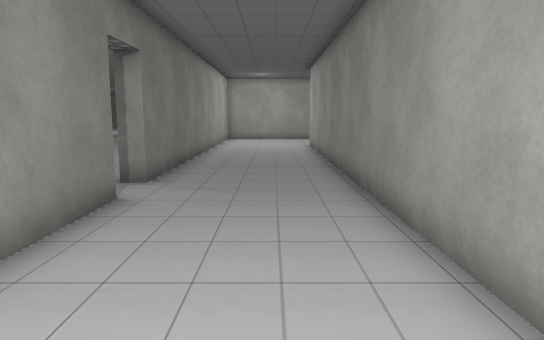
view 1 (above)

19 first-person views from a walk through a Unity game level. The camera is 1.5 m above the floor, tilts 8° down and sees 70° across. The floor is counted in squares, 1 m on a side. Each view is taken from the middle of a square. On the plan, view 1 faces up. The plan holds only what a view shows up to about 17 squares ahead; the rest is blank. The place goes on beyond the plan. The player character is not drawn. Some surface patterns are stand-ins.

view 2
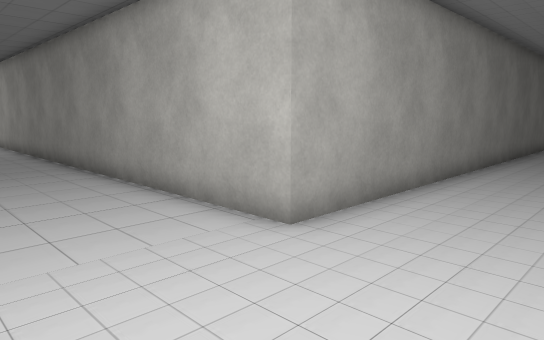

view 3
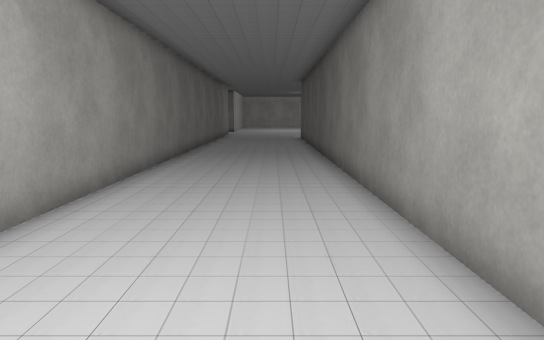

view 4
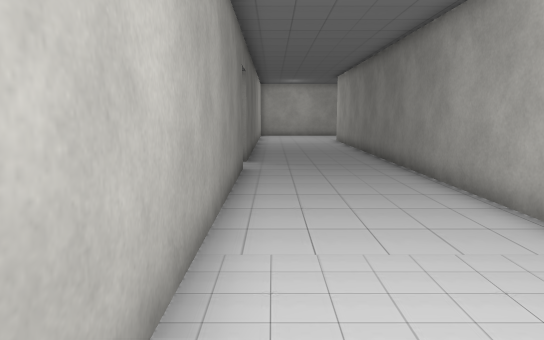

view 5
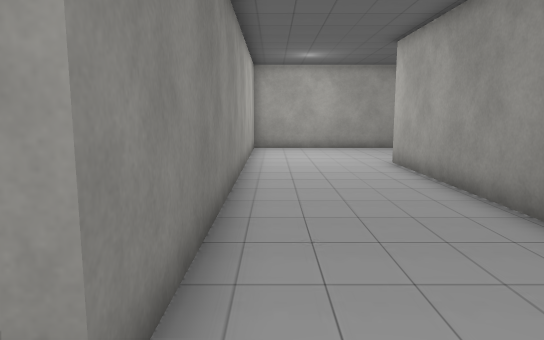

view 6
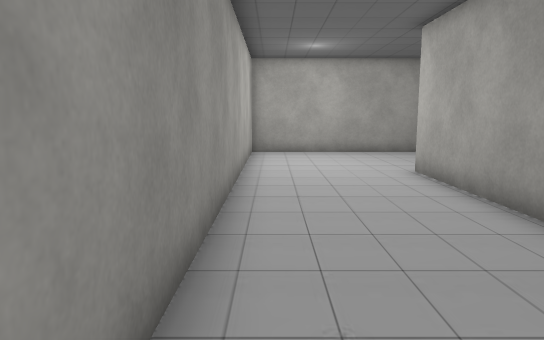

view 7
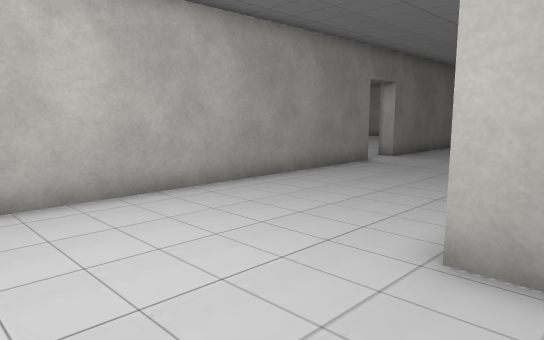

view 8
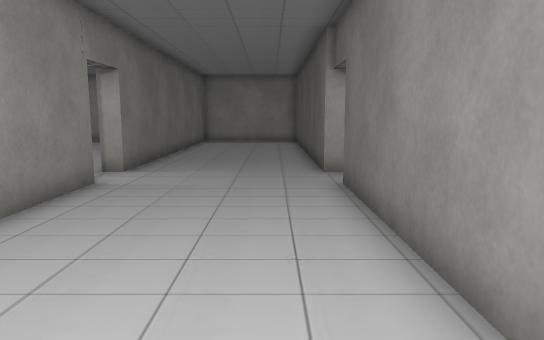

view 9
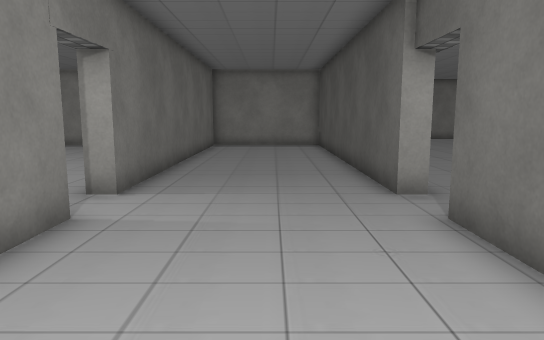

view 10
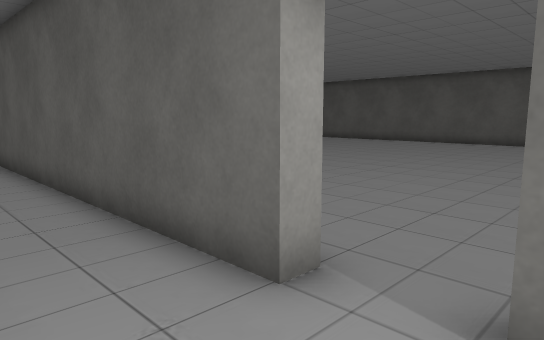

view 11
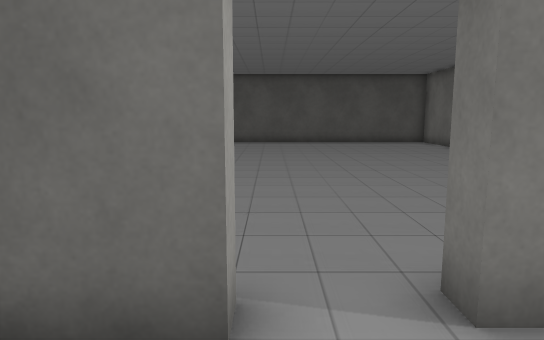

view 12
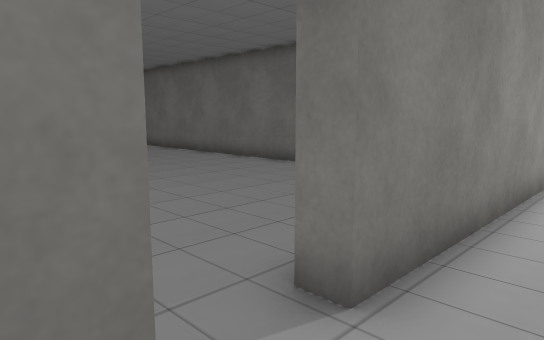

view 13
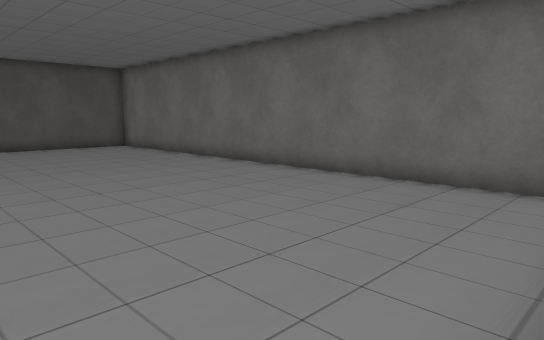

view 14
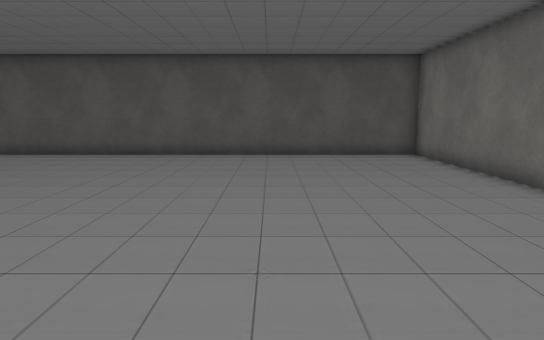

view 15
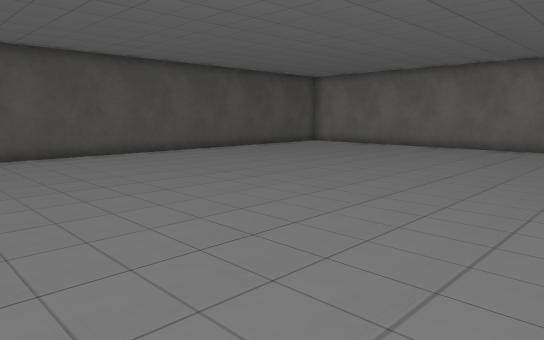

view 16
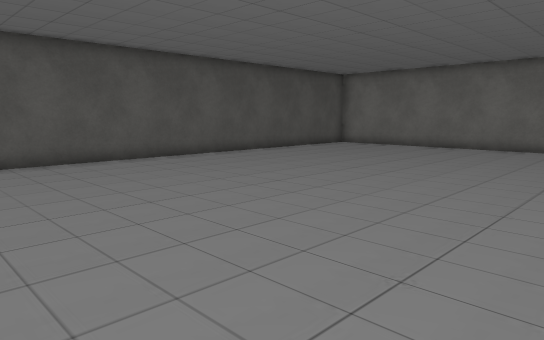

view 17
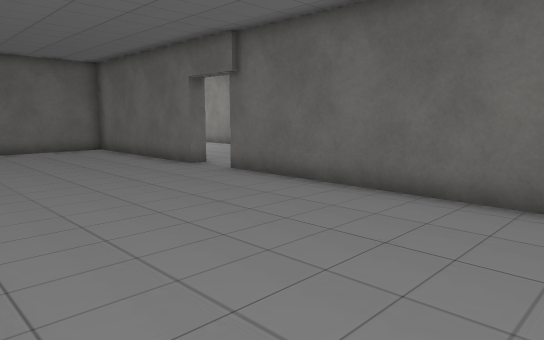

view 18
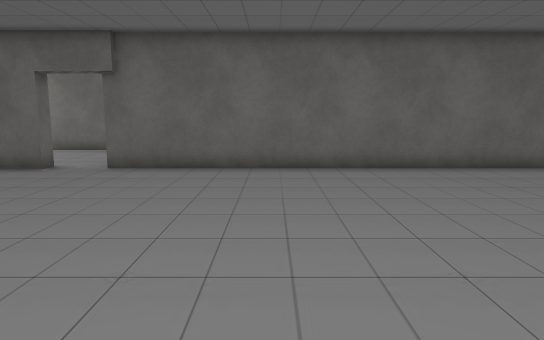

view 19
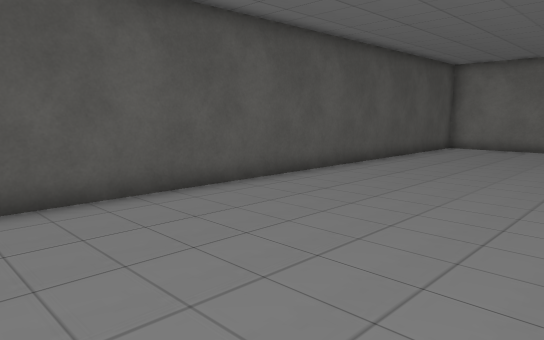

### Floor plan
Points are (right, up) in squares from view 1. A wall is a line through its corners. A room is listed if a view was taken in it or the views show most of it. See-through windows are left out.
Room 1 (views 1, 2, 3, 4, 5, 6, 7, 8, 9, 10, 11, 12)
walls: (-2.8, 7) (-2.8, -3); (2.6, 19.4) (9.5, 19.4); (11.3, 19.6) (21.5, 19.6); (-2.8, 24.6) (-2.8, 8.6); (0.6, -5.9) (15, -5.9); (9.6, 25) (-2.9, 25); (17.9, -0.5) (1.9, -0.5) (1.9, 19.5); (21.2, 25) (11.3, 25)
ways out: opening at (10.5, 19) to room 2; opening at (-3, 7.5); opening at (10.5, 25)
Room 2 (views 13, 14, 15, 16, 17, 18, 19)
walls: (9.5, 19.4) (9.5, 18.8) (2.5, 18.8) (2.5, 0.1) (19.9, 0.1); (21.5, 19) (11.3, 19) (11.3, 19.6)
ways out: opening at (10.5, 19) to room 1

Where each view was taken, in squares from view 1:
view 1: 0 up, 0 right, facing up
view 2: 4 down, 2 left, facing up-right
view 3: 4 down, 2 left, facing right
view 4: 4 down, 2 left, facing up
view 5: 7 up, 2 left, facing up
view 6: 9 up, 2 left, facing up
view 7: 18 up, 2 left, facing up-right
view 8: 21 up, 1 right, facing right
view 9: 22 up, 4 right, facing right
view 10: 22 up, 9 right, facing down-right
view 11: 22 up, 11 right, facing down
view 12: 21 up, 12 right, facing down-left
view 13: 19 up, 11 right, facing down-left
view 14: 15 up, 8 right, facing down
view 15: 15 up, 21 right, facing down-left
view 16: 13 up, 21 right, facing down-left
view 17: 12 up, 20 right, facing up-left
view 18: 8 up, 16 right, facing up
view 19: 7 up, 21 right, facing down-left
